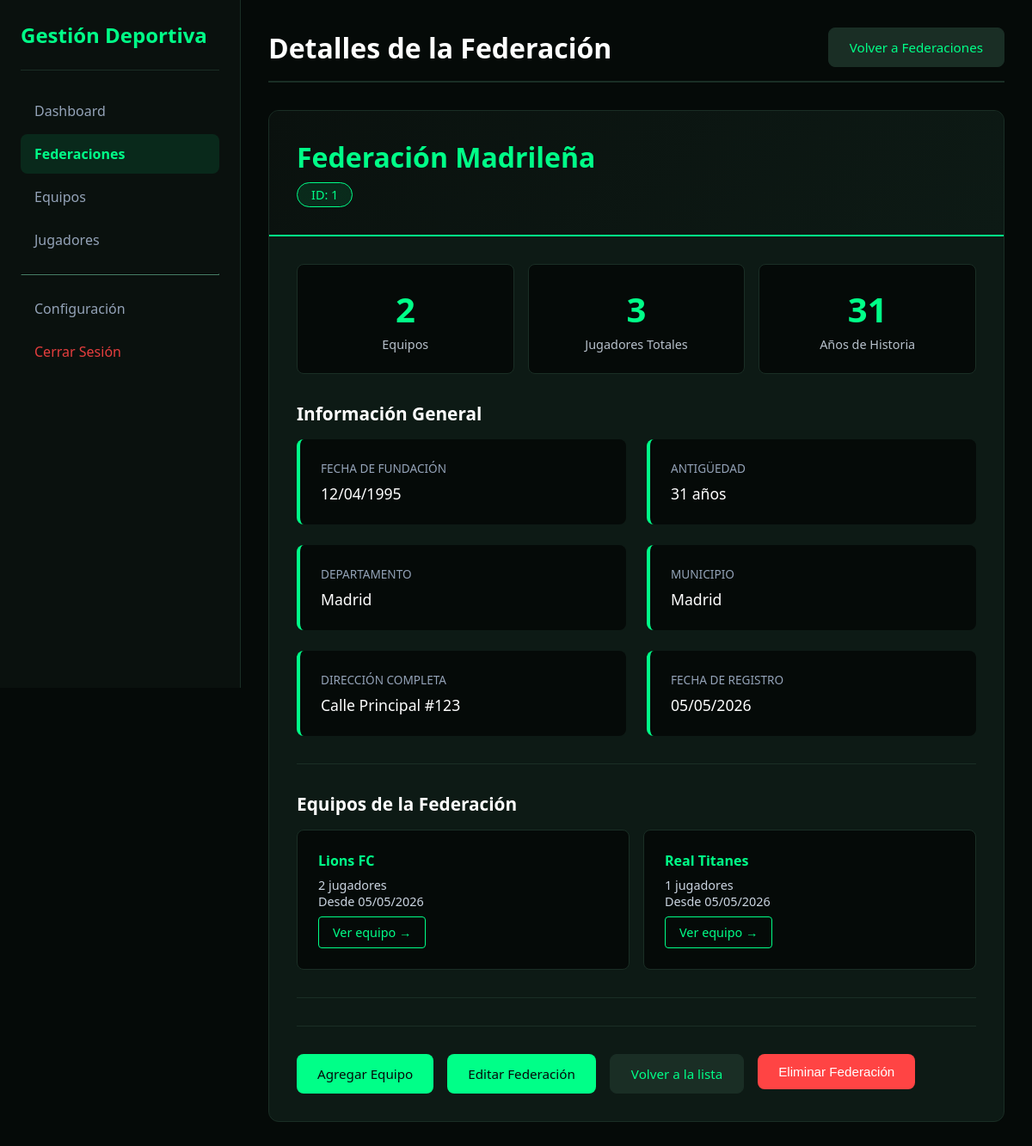
The page /ver_federacion.php?id=1 (signed in) on the database its author committed.
### tables this page shows
CREATE TABLE federaciones (
    id INT AUTO_INCREMENT PRIMARY KEY,
    nombre VARCHAR(200) NOT NULL,
    fecha_fundacion DATE NOT NULL,
    departamento VARCHAR(100) NOT NULL,
    municipio VARCHAR(100) NOT NULL,
    complemento VARCHAR(255),
    usuario_admin_id INT DEFAULT NULL,
    activo TINYINT(1) NOT NULL DEFAULT 1,
    fecha_creacion DATETIME NOT NULL DEFAULT CURRENT_TIMESTAMP,
    fecha_actualizacion DATETIME NOT NULL DEFAULT CURRENT_TIMESTAMP ON UPDATE CURRENT_TIMESTAMP,
    INDEX idx_nombre (nombre)
);

CREATE TABLE equipos (
    id INT AUTO_INCREMENT PRIMARY KEY,
    nombre VARCHAR(200) NOT NULL,
    federacion_id INT NOT NULL,
    activo TINYINT(1) NOT NULL DEFAULT 1,
    fecha_creacion DATETIME NOT NULL DEFAULT CURRENT_TIMESTAMP,
    fecha_actualizacion DATETIME NOT NULL DEFAULT CURRENT_TIMESTAMP ON UPDATE CURRENT_TIMESTAMP,
    FOREIGN KEY (federacion_id) REFERENCES federaciones(id) ON DELETE RESTRICT ON UPDATE CASCADE,
    INDEX idx_nombre (nombre),
    INDEX idx_federacion (federacion_id)
);

### ver_federacion.php (the view, shortened to what this page needs)
<?php
require_once __DIR__ . '/includes/conexion.php';
$rol = $_SESSION['usuario_rol'] ?? '';
$id = isset($_GET['id']) ? filter_var($_GET['id'], FILTER_VALIDATE_INT) : 0;
$stmt = $pdo->prepare("SELECT * FROM federaciones WHERE id = :id AND activo = 1");
$stmt->execute([':id' => $id]);
$federacion = $stmt->fetch();
$stmtEquipos = $pdo->prepare("
    SELECT e.*,
           (SELECT COUNT(*) FROM jugadores WHERE equipo_id = e.id AND activo = 1) as total_jugadores
    FROM equipos e
    WHERE e.federacion_id = :federacion_id AND e.activo = 1
    ORDER BY e.nombre ASC
");
$stmtEquipos->execute([':federacion_id' => $id]);
$equipos = $stmtEquipos->fetchAll();
$total_equipos = count($equipos);
$total_jugadores = 0;
foreach ($equipos as $equipo) {
    $total_jugadores += $equipo['total_jugadores'];
}
$fecha_fundacion = new DateTime($federacion['fecha_fundacion']);
$hoy = new DateTime();
$antiguedad = $hoy->diff($fecha_fundacion)->y;
?>
<!DOCTYPE html>
<html lang="es">
<head>
    <link rel="stylesheet" href="css/admin.css">
</head>
<body>
    <div class="admin-container">
        <aside class="sidebar">
            <div class="sidebar-header">
                <h1> Gestión Deportiva</h1>
            </div>
            <nav class="sidebar-nav">
                <a href="dashboard.php"> Dashboard</a>
                <?php if ($rol === 'super_admin'): ?>
                    <a href="federaciones.php" class="active"> Federaciones</a>
                <?php endif; ?>                <a href="equipos.php"> Equipos</a>
                <a href="jugadores.php"> Jugadores</a>
                <hr>
                <a href="configuracion_usuarios.php"> Configuración</a>
                <a href="log_out.php" style="color: #e53e3e;"> Cerrar Sesión</a>
            </nav>
        </aside>
        <main class="main-content">
            <header>
                <h2>Detalles de la Federación</h2>
                <a href="federaciones.php" class="btn btn-secondary"> Volver a Federaciones</a>
            </header>
            <div class="detalle-container">
                <div class="detalle-header">
                    <h2><?php echo htmlspecialchars($federacion['nombre']); ?></h2>
                    <span class="badge">ID: <?php echo $federacion['id']; ?></span>
                </div>
                <div class="detalle-body">
                    <div class="stats-grid">
                        <div class="stat-card">
                            <div class="number"><?php echo $total_equipos; ?></div>
                            <div class="label">Equipos</div>
                        </div>
                        <div class="stat-card">
                            <div class="number"><?php echo $total_jugadores; ?></div>
                            <div class="label">Jugadores Totales</div>
                        </div>
                        <div class="stat-card">
                            <div class="number"><?php echo $antiguedad; ?></div>
                            <div class="label">Años de Historia</div>
                        </div>
                    </div>
                    <div class="info-section">
                        <h3> Información General</h3>
                        <div class="info-grid">
                            <div class="info-item">
                                <label> Fecha de Fundación</label>
                                <p><?php echo date('d/m/Y', strtotime($federacion['fecha_fundacion'])); ?></p>
                            </div>
                            <div class="info-item">
                                <label> Antigüedad</label>
                                <p><?php echo $antiguedad; ?> años</p>
                            </div>
                            <div class="info-item">
                                <label> Departamento</label>
                                <p><?php echo htmlspecialchars($federacion['departamento']); ?></p>
                            </div>
                            <div class="info-item">
                                <label> Municipio</label>
                                <p><?php echo htmlspecialchars($federacion['municipio']); ?></p>
                            </div>
                            <?php if ($federacion['complemento']): ?>
                            <div class="info-item">
                                <label> Dirección Completa</label>
                                <p><?php echo htmlspecialchars($federacion['complemento']); ?></p>
                            </div>
                            <?php endif; ?>
                            <div class="info-item">
                                <label> Fecha de Registro</label>
                                <p><?php echo date('d/m/Y', strtotime($federacion['fecha_creacion'])); ?></p>
                            </div>
                        </div>
                    </div>
                    <div class="info-section">
                        <h3> Equipos de la Federación</h3>
                        <?php if ($total_equipos > 0): ?>
                            <div class="equipos-grid">
                                <?php foreach ($equipos as $equipo): ?>
                                    <div class="equipo-mini-card">
                                        <h4><?php echo htmlspecialchars($equipo['nombre']); ?></h4>
                                        <p> <?php echo $equipo['total_jugadores']; ?> jugadores</p>
                                        <p> Desde <?php echo date('d/m/Y', strtotime($equipo['fecha_creacion'])); ?></p>
                                        <a href="ver_equipo.php?id=<?php echo $equipo['id']; ?>" class="ver-mas">
                                            Ver equipo →
                                        </a>
                                    </div>
                                <?php endforeach; ?>
                            </div>
                        <?php endif; ?>
                    </div>
                    <div class="acciones">
                        <a href="registro_equipos.php" class="btn btn-primary">
                             Agregar Equipo
                        </a>
                        <a href="editar_federacion.php?id=<?php echo $federacion['id']; ?>" class="btn btn-primary">
                             Editar Federación
                        </a>
                        <a href="federaciones.php" class="btn btn-secondary">
                             Volver a la lista
                        </a>
                        <form method="POST" action="ver_federacion.php?id=<?php echo $federacion['id']; ?>" style="display: inline;"
                              onsubmit="return confirm('¿Estás seguro de eliminar la federación <?php echo htmlspecialchars(addslashes($federacion['nombre'])); ?>?\n\nSe eliminarán también todos sus equipos y jugadores.')">
                            <button type="submit" class="btn btn-danger">
                                 Eliminar Federación
                            </button>
                        </form>
                    </div>
                </div>
            </div>
        </main>
    </div>
</body>
</html>

### css/admin.css (style rules this page uses)
* { margin: 0; padding: 0; box-sizing: border-box; }
body { font-family: 'Segoe UI', Tahoma, Geneva, Verdana, sans-serif; background: #050a08; color: #ffffff; }
.admin-container { display: flex; min-height: 100vh; }
.sidebar { width: 280px; background: #0a110e; color: white; padding: 1.5rem; position: fixed; height: 100vh; overflow-y: auto; border-right: 1px solid #1a2e25; }
.sidebar-header { padding-bottom: 1.5rem; border-bottom: 1px solid #1a2e25; margin-bottom: 1.5rem; }
.sidebar-header h1 { font-size: 1.5rem; color: #00ff88; }
.sidebar-nav a { display: block; padding: 0.75rem 1rem; color: #94a3b8; text-decoration: none; border-radius: 8px; margin-bottom: 0.25rem; transition: all 0.3s; }
.sidebar-nav a.active { background: rgba(0, 255, 136, 0.1); color: #00ff88; font-weight: bold; }
.sidebar-nav hr { border-color: #1a2e25; margin: 1rem 0; }
.main-content { margin-left: 280px; flex: 1; padding: 2rem; }
.main-content header { display: flex; justify-content: space-between; align-items: center; margin-bottom: 2rem; padding-bottom: 1rem; border-bottom: 2px solid #1a2e25; }
.main-content header h2 { font-size: 2rem; color: #ffffff; }
.stats-grid { display: grid; grid-template-columns: repeat(auto-fit, minmax(200px, 1fr)); gap: 1.5rem; margin-bottom: 2rem; }
.stat-card { background: #0d1a15; padding: 1.5rem; border-radius: 12px; border: 1px solid #1a2e25; text-align: center; transition: transform 0.3s; }
.btn { display: inline-block; padding: 0.75rem 1.5rem; border: none; border-radius: 8px; font-size: 1rem; font-weight: 500; cursor: pointer; text-decoration: none; transition: all 0.3s; }
.btn-primary { background: #00ff88; color: #050a08; }
.btn-danger { background: #ff4444; color: white; }
.btn-secondary { background: #1a2e25; color: #00ff88; border: 1px solid #1a2e25; }

### ver_federacion.php (style rules this page uses)
.detalle-container { background: #0d1a15; border-radius: 12px; border: 1px solid #1a2e25; overflow: hidden; }
.detalle-header { background: linear-gradient(135deg, #0a110e 0%, #0d1a15 100%); border-bottom: 2px solid #00ff88; color: white; padding: 2rem; }
.detalle-header h2 { font-size: 2rem; margin-bottom: 0.5rem; color: #00ff88; }
.detalle-header .badge { display: inline-block; background: rgba(0, 255, 136, 0.1); border: 1px solid #00ff88; color: #00ff88; padding: 0.25rem 1rem; border-radius: 20px; font-size: 0.9rem; }
.detalle-body { padding: 2rem; }
.info-section { margin-bottom: 2rem; padding-bottom: 2rem; border-bottom: 1px solid #1a2e25; }
.info-section h3 { color: #ffffff; margin-bottom: 1rem; font-size: 1.3rem; }
.info-grid { display: grid; grid-template-columns: repeat(auto-fit, minmax(250px, 1fr)); gap: 1.5rem; }
.info-item { background: #050a08; padding: 1.5rem; border-radius: 8px; border-left: 4px solid #00ff88; }
.info-item label { color: #94a3b8; font-size: 0.85rem; text-transform: uppercase; display: block; margin-bottom: 0.5rem; }
.info-item p { color: #ffffff; font-size: 1.1rem; font-weight: 500; }
.stats-grid { display: grid; grid-template-columns: repeat(auto-fit, minmax(200px, 1fr)); gap: 1rem; margin-bottom: 2rem; }
.stat-card { background: #050a08; border: 1px solid #1a2e25; color: #00ff88; padding: 1.5rem; border-radius: 8px; text-align: center; }
.stat-card .number { font-size: 2.5rem; font-weight: bold; }
.stat-card .label { font-size: 0.9rem; opacity: 0.9; margin-top: 0.25rem; color: #cbd5e1; }
.equipos-grid { display: grid; grid-template-columns: repeat(auto-fill, minmax(300px, 1fr)); gap: 1rem; }
.equipo-mini-card { background: #050a08; padding: 1.5rem; border-radius: 8px; border: 1px solid #1a2e25; transition: all 0.3s; }
.equipo-mini-card h4 { color: #00ff88; margin-bottom: 0.5rem; }
.equipo-mini-card p { color: #cbd5e1; font-size: 0.9rem; }
.ver-mas { display: inline-block; margin-top: 0.5rem; color: #00ff88; text-decoration: none; font-weight: 500; font-size: 0.9rem; border: 1px solid #00ff88; padding: 0.5rem 1rem; border-radius: 4px; transition: all 0.3s; }
.acciones { display: flex; gap: 1rem; margin-top: 2rem; padding-top: 2rem; border-top: 1px solid #1a2e25; flex-wrap: wrap; }
.btn { display: inline-flex; align-items: center; gap: 0.5rem; padding: 0.75rem 1.5rem; border-radius: 8px; text-decoration: none; font-weight: 500; transition: all 0.3s; border: none; cursor: pointer; font-size: 0.95rem; }
.btn-primary { background: #00ff88; color: #050a08; }
.btn-secondary { background: #1a2e25; color: #00ff88; border: 1px solid #1a2e25; }
.btn-danger { background: #ff4444; color: white; }

### rows shown on the page
federaciones: nombre "Federación Madrileña", id "1", fecha_fundacion "12/04/1995", departamento "Madrid", municipio "Madrid", complemento "Calle Principal #123", fecha_creacion "05/05/2026"
equipos: nombre "Lions FC", total_jugadores "2", fecha_creacion "05/05/2026"
equipos: nombre "Real Titanes", total_jugadores "1", fecha_creacion "05/05/2026"

### other values the page prints
$total_equipos "2"
$total_jugadores "3"
